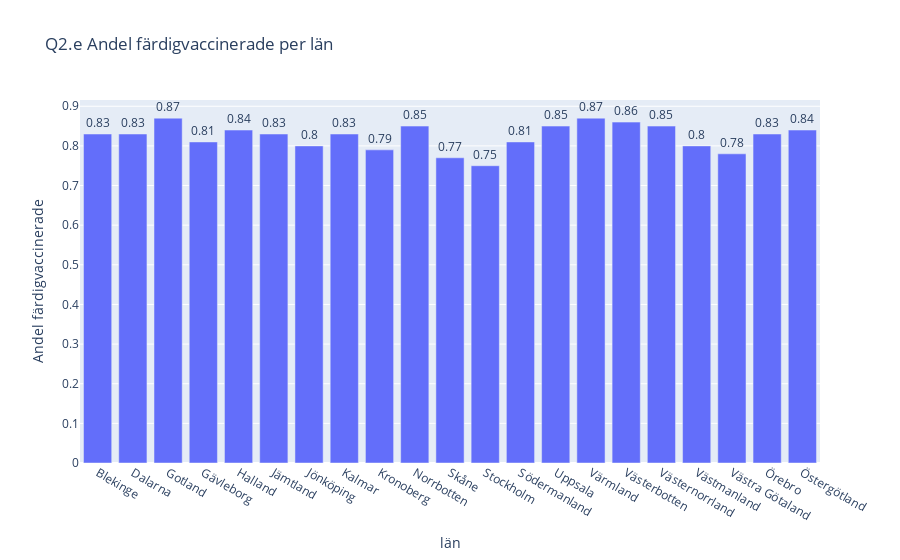

The notebook cell this image was saved under:
### Code cell
fig = px.bar(vaccin_group, x=vaccin_group.index, y="Andel färdigvaccinerade", 
       title="Q2.e Andel färdigvaccinerade per län", text="Andel färdigvaccinerade",
       labels=dict(Län_namn="län"))
fig.update_traces(textposition='outside')
fig.show()
fig.write_html(f"Visualiseringar/Q2.e) Andel färdigvaccinerade per län.html", auto_open=False)

### Figure 1 — Plotly figure (JSON) as saved in the notebook; plotly's stock layout.template omitted (floating-point values rounded to 4 significant figures)
{"data": [{"alignmentgroup": "True", "hovertemplate": "län=%{x}<br>Andel färdigvaccinerade=%{text}<extra></extra>", "legendgroup": "", "marker": {"color": "#636efa", "pattern": {"shape": ""}}, "name": "", "offsetgroup": "", "orientation": "v", "showlegend": false, "text": [0.83, 0.83, 0.87, 0.81, 0.84, 0.83, 0.8, 0.83, 0.79, 0.85, 0.77, 0.75, 0.81, 0.85, 0.87, 0.86, 0.85, 0.8, 0.78, 0.83, 0.84], "textposition": "outside", "type": "bar", "x": ["Blekinge", "Dalarna", "Gotland", "Gävleborg", "Halland", "Jämtland", "Jönköping", "Kalmar", "Kronoberg", "Norrbotten", "Skåne", "Stockholm", "Södermanland", "Uppsala", "Värmland", "Västerbotten", "Västernorrland", "Västmanland", "Västra Götaland", "Örebro", "Östergötland"], "xaxis": "x", "y": [0.83, 0.83, 0.87, 0.81, 0.84, 0.83, 0.8, 0.83, 0.79, 0.85, 0.77, 0.75, 0.81, 0.85, 0.87, 0.86, 0.85, 0.8, 0.78, 0.83, 0.84], "yaxis": "y"}], "layout": {"barmode": "relative", "legend": {"tracegroupgap": 0}, "title": {"text": "Q2.e Andel färdigvaccinerade per län"}, "xaxis": {"anchor": "y", "domain": [0, 1], "title": {"text": "län"}}, "yaxis": {"anchor": "x", "domain": [0, 1], "title": {"text": "Andel färdigvaccinerade"}}}}
